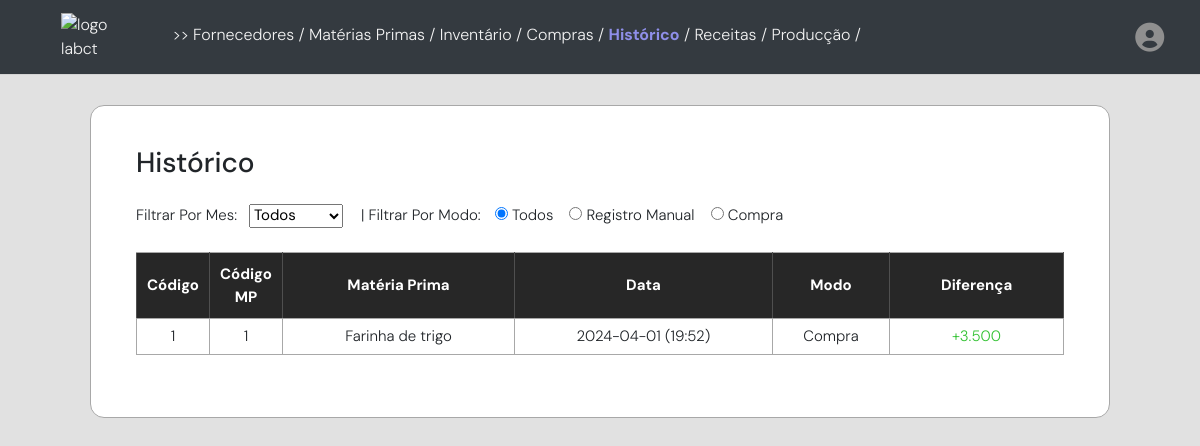
/historico (signed in), run on the app's committed database.
### models/historico_model.py (models this page shows)
class Historico(db.Model):
    __tablename__ = "historico"
    __table_args__ = {"extend_existing": True}
    id_hst = db.Column(db.Integer, primary_key=True, autoincrement=True)
    date_change = db.Column(db.DateTime, default=datetime.now(timezone.utc))
    id_mp = db.Column(db.Integer, nullable=False)
    nome_mp = db.Column(db.String(75))
    ultimaquantidade_hst = db.Column(db.Numeric(10, 3))
    novaquantidade_hst = db.Column(db.Numeric(10, 3))
    difference_hst = db.Column(db.Numeric(10, 3))
    modo_hst = db.Column(db.Enum('Registro Manual', 'Compra', 'Inventario'))
    user_id = db.Column(db.Integer, db.ForeignKey('usuarios.id'), nullable=False)
    usuarios = db.relationship("Usuarios", back_populates="historico")

### app.py (the view)
@app.route('/historico')
@login_required
def historico():
    historico = Historico.query.filter_by(user_id=current_user.id).all()
    historico_schema = HistoricoSchema(many=True)
    serialized_data_hst = historico_schema.dump(historico)
    return render_template('historico.html', historico=serialized_data_hst)

### app.py (called while the page is built)
@login_manager.user_loader
def user_loader(user_id):
    return Usuarios.query.get(int(user_id))

def custom_datetime_format2(value):
    if isinstance(value, str):
        value = datetime.strptime(value, '%Y-%m-%dT%H:%M:%S.%f')
    formatted_date = value.strftime("%Y-%m-%d (%H:%M)")
    return formatted_date

### templates/historico.html (shortened to what this page needs)
{% extends "base.html" %}
{% block content %}
<body>
    <div class="container">
        <div class="tabela">
            <div class="historico">
                <h3>
                    Histórico
                </h3>
                <div
                    style="display: flex; width: 100%; flex-direction: row; justify-content: start; margin-block: 18px; gap: 12px;">
                    <div class="ferramentasHistorico"
                        style="display: flex; flex-direction: row; gap: 12px; align-items: center;">
                        <label style="margin-top: 6px;">Filtrar Por Mes:</label>
                    </div>
                    <form id="filterForm" style="margin-top: 6px;">
                        <label style="margin-left: 6px;  margin-right: 10px;"> | Filtrar Por Modo:</label>
                        <input type="radio" name="filterOption" value="all" id="allOption" checked>
                        <label for="allOption">Todos</label>
                        <input style="margin-left: 12px;" type="radio" name="filterOption" value="registro manual"
                            id="registromanualOption">
                        <label for="registromanualOption">Registro Manual</label>
                        <input style="margin-left: 12px;" type="radio" name="filterOption" value="compra"
                            id="comprasOption">
                        <label for="comprasOption">Compra</label>
                    </form>
                </div>
                <div>
                    <table id="tabelaHistorico">
                        <thead>
                            <tr>
                                <th style="width: 5%;">
                                    Código
                                </th>
                                <th style="width: 5%;">
                                    Código MP
                                </th>
                                <th>
                                    Matéria Prima
                                </th>
                                <th>
                                    Data
                                </th>
                                <th>
                                    Modo
                                </th>
                                <th>
                                    Diferença
                                </th>
                            </tr>
                        </thead>
                        <tbody>
                            {% for hst in historico %}
                            <tr>
                                <td>
                                    {{hst.id_hst}}
                                </td>
                                <td>
                                    {{hst.id_mp}}
                                </td>
                                <td>
                                    {{hst.nome_mp}}
                                </td>
                                <td>
                                    {{hst.date_change | custom_datetime_format2}}
                                </td>
                                <td>
                                    {{hst.modo_hst}}
                                </td>
                                <td
                                    style="color: {% if hst.difference_hst < 0 %}red{% elif hst.difference_hst > 0 %}#32c232{% endif %};">
                                    {{ '+' if hst.difference_hst > 0 else '' }}{{ hst.difference_hst }}
                                </td>
                            </tr>
                            {% endfor %}
                        </tbody>
                    </table>
                    <br>
                </div>
            </div>
        </div>
    </div>
</body>
{% endblock %}

### static/styles.css (style rules this page uses)
body { background-color: rgb(225, 225, 225); margin: 0; font-family: "DM Sans", sans-serif; font-optical-sizing: auto; font-weight: 300; font-style: normal; }
.container { margin-top: 18px !important; max-width: 65%; display: flex; flex-direction: column; }
.forma, .tabela { background-color: white; padding: 40px 45px 40px 45px; -webkit-border-radius: 14px; -moz-border-radius: 14px; border-radius: 14px; border: 0.5px solid #a8a8a8; }
.tabela { font-size: 15px; }
@media only screen and (max-width: 1600px) { .container { margin-top: 25px; display: flex; flex-direction: column; min-width: 100vw; } }
@media only screen and (max-width: 1600px) { .forma, .tabela { margin-inline: 75px; margin-block: 12px; } }
table { border-collapse: collapse; width: 100%; -webkit-user-select: none; -moz-user-select: none; -ms-user-select: none; user-select: none; }
table td, table th { border: 1px solid #a8a8a8; }
table th { background-color: rgb(39, 39, 39); ; color: white; padding-block: 10px; text-align: center; vertical-align: middle; padding-inline: 10px; border-right: 1px solid #4f4f4f; border-left: 1px solid #4f4f4f; }
table td { padding-block: 6px; text-align: center; vertical-align: middle; }

### data on the page
Historico: id_hst "1", id_mp "1", nome_mp "Farinha de trigo", date_change|custom_datetime_format2 "2024-04-01 (19:52)", modo_hst "Compra", difference_hst "+", difference_hst "3.500"
